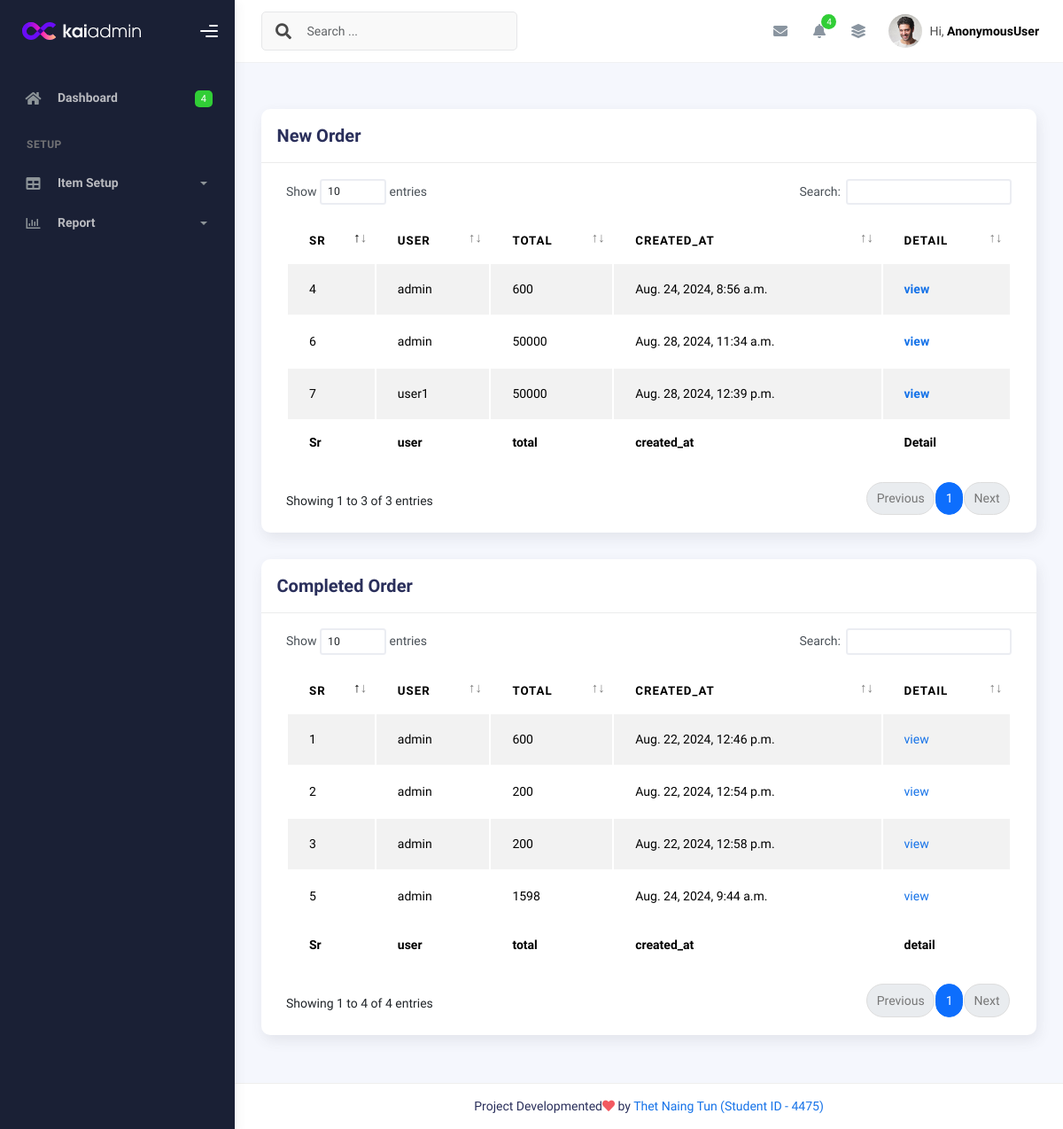
Screenshot of /orderlistview/ with the database file from the repository.
### myapp/models.py (models this page shows, shortened)
class Order(models.Model):
    cart = models.OneToOneField(Cart, on_delete=models.CASCADE)
    ordered_by = models.CharField(max_length=255,null=True, blank=True)
    shipping_address = models.CharField(max_length=255, null=True, blank=True)
    mobile = models.CharField(max_length=255,null=True, blank=True)
    discount = models.PositiveIntegerField(default=0)
    total = models.PositiveIntegerField()
    status = models.PositiveIntegerField(default=0)
    created_at = models.DateTimeField(auto_now_add=True)
    updated_at = models.DateTimeField(auto_now=True)

class Cart(models.Model):
    usr = models.ForeignKey(User, on_delete=models.SET_NULL, null=True, blank=True)
    total = models.PositiveIntegerField(default=0)
    created_at = models.DateTimeField(auto_now_add=True)

### myapp/views.py (the view)
# urls.py: path('orderlistview/', orderlistview.as_view(), name='orderlistview'),
class orderlistview(View):
    def get(self, request):
        ord = Order.objects.filter(status=0)
        allord = Order.objects.filter(status=1)
        context = {'ord':ord, 'allord':allord}
        return render(request, 'shopadmin/orderlistview.html', context)

### templates/shopadmin/orderlistview.html (shortened to what this page needs)
{% extends 'shopadmin/index.html' %}
{% block content %}
<div class="row">
    <div class="col-md-12">
    </div>
  </div>
  <div class="col-md-12">
    <div class="card">
      <div class="card-header">
        <h4 class="card-title">New Order</h4>
      </div>
      <div class="card-body">
        <div class="table-responsive">
          <table
            id="basic-datatables"
            class="display table table-striped table-hover"
          >
            <thead>
              <tr>
                <th>Sr</th>
                <th>user</th>
                <th>total</th>
                <th>created_at</th>
                <th>Detail</th>
              </tr>
            </thead>
            <tfoot>
              <tr>
                <th>Sr</th>
                <th>user</th>
                <th>total</th>
                <th>created_at</th>
                <th>Detail</th>
              </tr>
            </tfoot>
            <tbody>
              {% for i in ord %}
              <tr>
                <td>
                  {{i.id}}
                </td>
                <td>{{i.cart.usr}}</td>
                <td>
                    {{i.total}}
                </td>
                <td>{{i.created_at}}</td>
                <th>
                    <a href="{% url 'myapp:OrderDetailView' i.id %}">view</a>
                </th>
              </tr>
              {% endfor %}
            </tbody>
          </table>
        </div>
      </div>
    </div>
  </div>
  <div class="col-md-12">
    <div class="card">
      <div class="card-header">
        <h4 class="card-title">Completed Order</h4>
      </div>
      <div class="card-body">
        <div class="table-responsive">
          <table
            id="all-ordertbl"
            class="display table table-striped table-hover"
          >
            <thead>
              <tr>
                <th>Sr</th>
                <th>user</th>
                <th>total</th>
                <th>created_at</th>
                <th>detail</th>
              </tr>
            </thead>
            <tfoot>
              <tr>
                <th>Sr</th>
                <th>user</th>
                <th>total</th>
                <th>created_at</th>
                <th>detail</th>
              </tr>
            </tfoot>
            <tbody>
              {% for i in allord %}
              <tr>
                <td>
                  {{i.id}}
                </td>
                <td>{{i.cart.usr}}</td>
                <td>
                    {{i.total}}
                </td>
                <td>{{i.created_at}}</td>
                <td><a href="{% url 'myapp:OrderDetailView' i.id %}">view</a></td>
              </tr>
              {% endfor %}
            </tbody>
          </table>
        </div>
      </div>
    </div>
  </div>
{% endblock content %}

### rows the page displays
Order: id "4", cart.usr "admin", total "600", created_at "Aug. 24, 2024, 8:56 a.m."
Order: id "6", cart.usr "admin", total "50000", created_at "Aug. 28, 2024, 11:34 a.m."
Order: id "7", cart.usr "user1", total "50000", created_at "Aug. 28, 2024, 12:39 p.m."
Order: id "1", cart.usr "admin", total "600", created_at "Aug. 22, 2024, 12:46 p.m."
Order: id "2", cart.usr "admin", total "200", created_at "Aug. 22, 2024, 12:54 p.m."
Order: id "3", cart.usr "admin", total "200", created_at "Aug. 22, 2024, 12:58 p.m."
Order: id "5", cart.usr "admin", total "1598", created_at "Aug. 24, 2024, 9:44 a.m."

### other values shown
{{ request.user }} "AnonymousUser"
